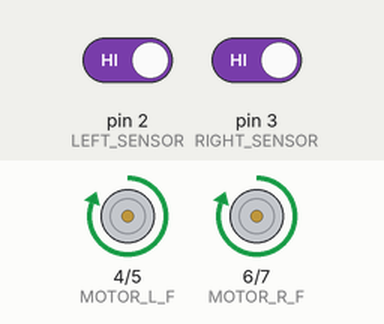
Simulated run of this sketch. Board: Arduino Uno, built with avr-gcc and run on an emulated ATmega328P. Shown: motor-driver pin pairs drawn as motors (green arrow = first pin HIGH = forward, orange = second pin HIGH = backward, longer = more drive). The inputs (shaded band) are chosen by the test bench; at power-on: pin 2 (LEFT_SENSOR) HIGH, pin 3 (RIGHT_SENSOR) HIGH.

Above: at 1.2 s.
1.3 s: pin 2 (LEFT_SENSOR) driven LOW
At 2.5 s:
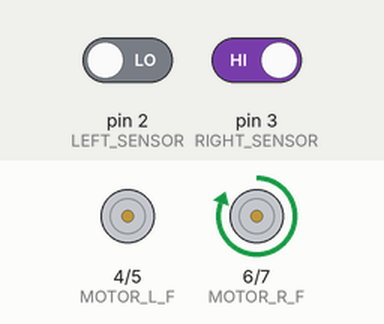
2.8 s: pin 3 (RIGHT_SENSOR) driven LOW
At 3.6 s:
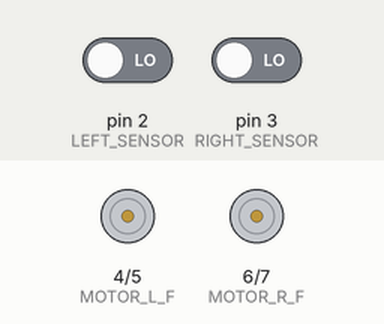
4.3 s: pin 2 (LEFT_SENSOR) driven HIGH
At 4.8 s:
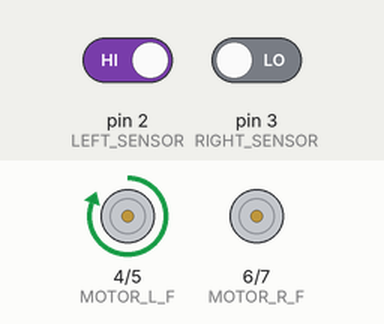
5.8 s: pin 3 (RIGHT_SENSOR) driven HIGH
At 7.1 s:
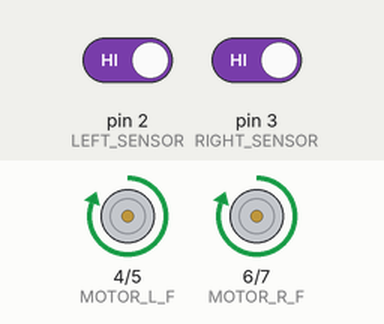
Timing chart, 0 to 8.3 s (numbered marks = the images above; inputs shaded):
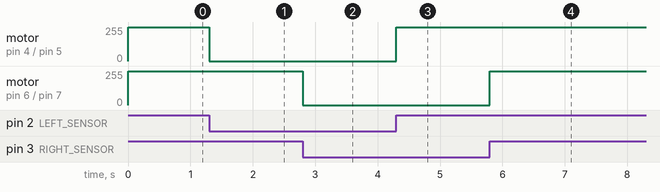

Measured:
- after the input at 1.3 s, motor on pin 4 (MOTOR_L_F) / pin 5 (MOTOR_L_B): forward 255/255 → stopped at once
- after the input at 2.8 s, motor on pin 6 (MOTOR_R_F) / pin 7 (MOTOR_R_B): forward 255/255 → stopped at once
- after the input at 4.3 s, motor on pin 4 (MOTOR_L_F) / pin 5 (MOTOR_L_B): stopped → forward 255/255 at once
- after the input at 5.8 s, motor on pin 6 (MOTOR_R_F) / pin 7 (MOTOR_R_B): stopped → forward 255/255 at once

The sketch:

line_follower.ino
```cpp
// Line Following Robot - Tinkercad simulation
// Buttons act as line sensors: pressed (LOW) = sensor sees the black line

// Sensor Inputs (Buttons)
const int LEFT_SENSOR  = 2;
const int RIGHT_SENSOR = 3;

// Left Motor Control Pins
const int MOTOR_L_F = 4;
const int MOTOR_L_B = 5;

// Right Motor Control Pins
const int MOTOR_R_F = 6;
const int MOTOR_R_B = 7;

void setup() {
  pinMode(LEFT_SENSOR, INPUT_PULLUP);
  pinMode(RIGHT_SENSOR, INPUT_PULLUP);

  pinMode(MOTOR_L_F, OUTPUT);
  pinMode(MOTOR_L_B, OUTPUT);
  pinMode(MOTOR_R_F, OUTPUT);
  pinMode(MOTOR_R_B, OUTPUT);
}

void loop() {
  int left  = digitalRead(LEFT_SENSOR);
  int right = digitalRead(RIGHT_SENSOR);

  if (left == HIGH && right == HIGH) {
    // Both on white surface -> drive straight forward
    moveMotors(HIGH, LOW, HIGH, LOW);
  }
  else if (left == LOW && right == HIGH) {
    // Left sensor on line -> turn left (left motor stops)
    moveMotors(LOW, LOW, HIGH, LOW);
  }
  else if (left == HIGH && right == LOW) {
    // Right sensor on line -> turn right (right motor stops)
    moveMotors(HIGH, LOW, LOW, LOW);
  }
  else {
    // Both on line / finish line -> stop
    moveMotors(LOW, LOW, LOW, LOW);
  }
}

void moveMotors(int l1, int l2, int r1, int r2) {
  digitalWrite(MOTOR_L_F, l1);
  digitalWrite(MOTOR_L_B, l2);
  digitalWrite(MOTOR_R_F, r1);
  digitalWrite(MOTOR_R_B, r2);
}
```
